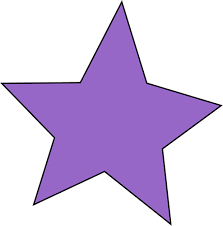
#> input picture images/purpleStar.png, 223 x 226 px
$ python boundigRetangle.py   (older library calls are emulated)
#> lines starting #> are read from the running program, lines starting #| are printed output that depends on the picture; after the words box and inside, x2 and y2 are one past the last pixel; in counts of white or black regions, pixels touching at a corner belong together
import cv2
import numpy as np
img = cv2.imread('images/purpleStar.png')
#> img is the input picture: shape (226, 223, 3); mean B, G, R 230.2, 196.3, 212.9
imgray = cv2.cvtColor(img, cv2.COLOR_BGR2GRAY)
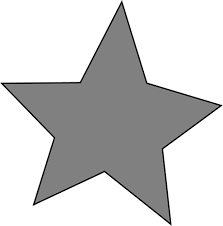
#> imgray: shape (226, 223); min 0, max 255, mean 205.1

ret, thr = cv2.threshold(imgray, 127, 255, cv2.THRESH_BINARY)
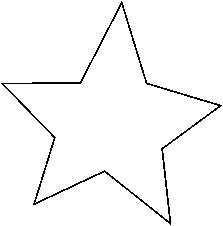
#> thr: shape (226, 223); 97.3% white; black in thin lines or dots

_, contour, _ = cv2.findContours(thr, cv2.RETR_TREE, cv2.CHAIN_APPROX_SIMPLE)
#> contour = 3 contours; box (x1, y1, x2, y2) and area: (0, 0, 223, 226) 49950, (0, 0, 223, 226) 19096, (4, 5, 218, 221) 17056
cnt = contour[1]
#> cnt = contour of 369 points, box (x1, y1, x2, y2) (0, 0, 223, 226), area 19096

x, y, w, h = cv2.boundingRect(cnt)
#> x = 0; y = 0; w = 223; h = 226
cv2.rectangle(img, (x, y), (x+w, h+y), (255, 0, 0), 2)

rect = cv2.minAreaRect(cnt)
#> rect = ((106.6, 133.2), (205.6, 220.2), -43.87)
box = cv2.boxPoints(rect)
#> box = [[108.8, 283.9], [-43.84, 125.1], [104.4, -17.37], [257, 141.4]]
box = np.int0(box)
#> box = [[108, 283], [-43, 125], [104, -17], [256, 141]]
print(box)
#| [[108 283]
#|  [-43 125]
#|  [104 -17]
#|  [256 141]]
cv2.drawContours(img, [box], -1, (0, 0, 255), 2)
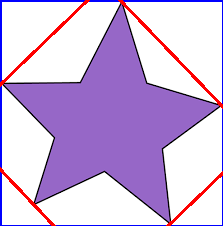
#> img: shape (226, 223, 3); mean B, G, R 223.6, 183.2, 206.6
cv2.imshow('contour', img)

cv2.waitKey(0)
cv2.destroyAllWindows()

$ run again, with images/england.png copied over images/purpleStar.png
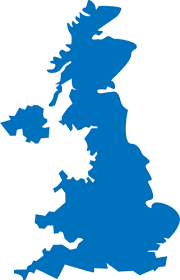
#> input picture images/england.png, 180 x 280 px
#> img is the input picture: shape (280, 180, 3); mean B, G, R 227.7, 197.1, 151.6
#> `ret, thr = cv2.threshold(imgray, 127, 255, cv2.THRESH_BINARY)`:
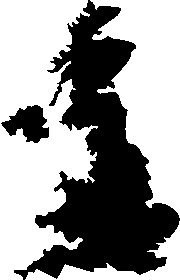
#> thr: shape (280, 180); 60.3% white; 2 black regions
#> contour = 4 contours; box (x1, y1, x2, y2) and area: (0, 0, 98, 280) 17820, (90, 0, 180, 218) 10584, (25, 221, 180, 280) 1944, (0, 104, 50, 144) 1154
#> cnt = contour of 201 points, box (x1, y1, x2, y2) (90, 0, 180, 218), area 10584
#> x = 90; y = 0; w = 90; h = 218
#> rect = ((134.5, 108.5), (217, 89), -90)
#> box = [[179, 217], [90, 217], [90, 0], [179, 0]]
#| [[179 217]
#|  [ 90 217]
#|  [ 90   0]
#|  [179   0]]
#> `cv2.drawContours(img, [box], -1, (0, 0, 255), 2)`:
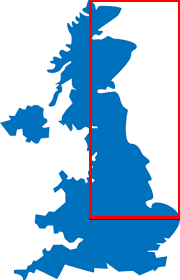
#> img: shape (280, 180, 3); mean B, G, R 221.2, 191.7, 155.9
